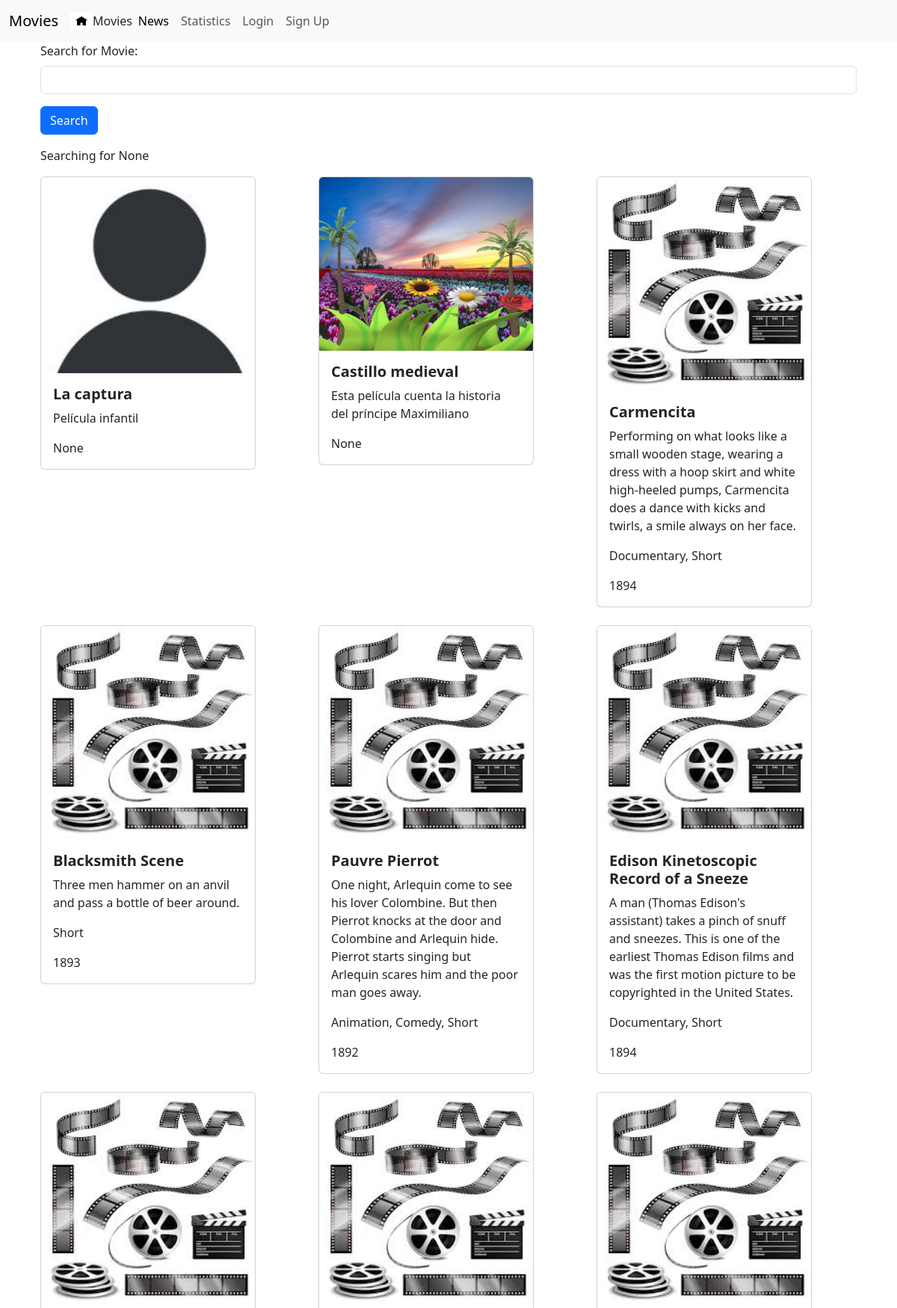
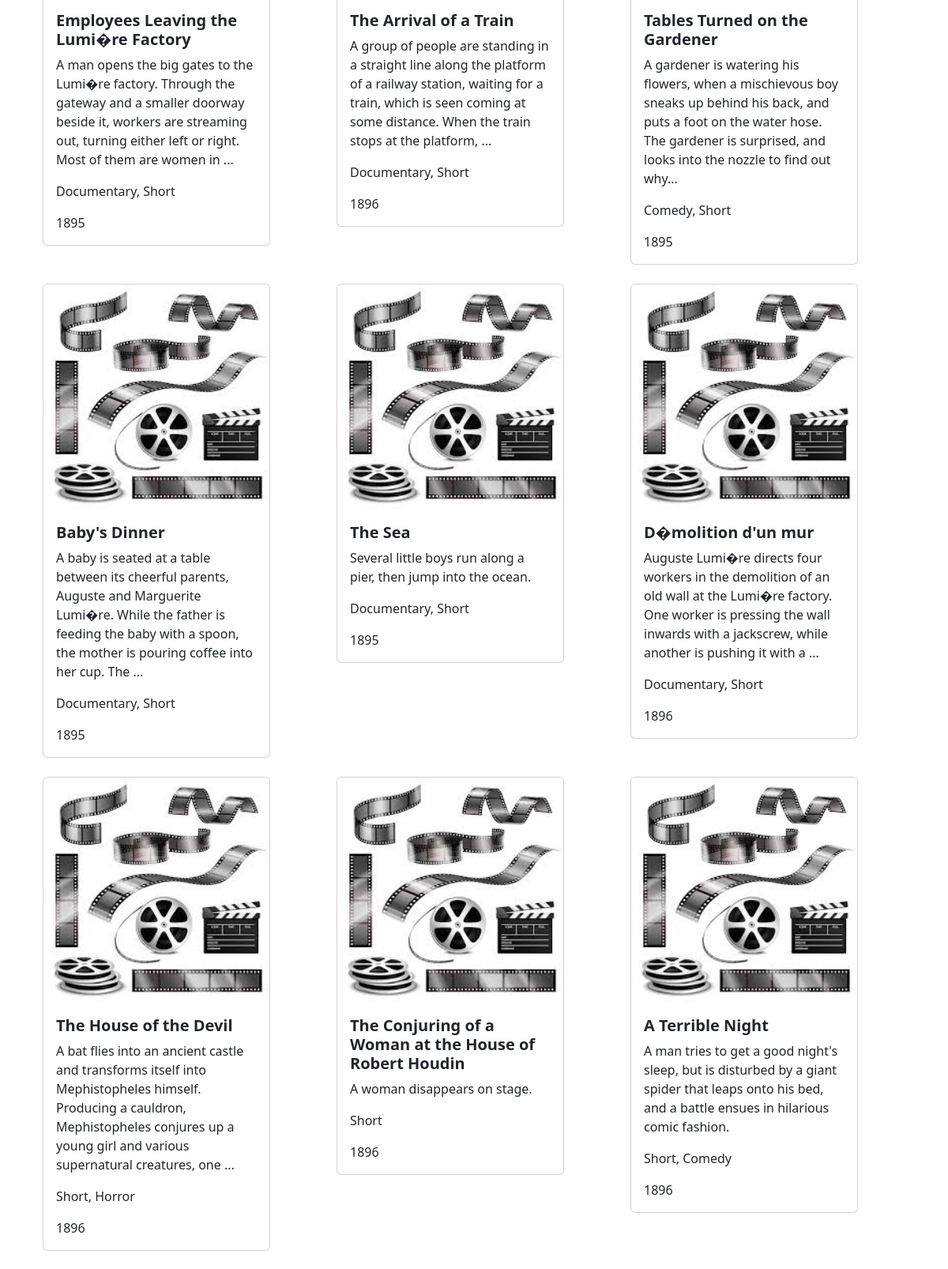
The page / (upper part) on the database its author committed (2 pictures, top to bottom).
### movie/models.py (models this page shows, shortened)
class Movie(models.Model):
    title = models.CharField(max_length=100)
    description = models.CharField(max_length=250, null=True, blank=True)
    image = models.ImageField(upload_to='movie/images/')
    url = models.URLField(blank=True)
    genre = models.CharField(blank=True, max_length=250)
    year = models.IntegerField(blank=True, null=True)

### movie/views.py (the view)
# urls.py: 2. Add a URL to urlpatterns:  path('', views.home, name='home')
def home(request):
    searchTerm = request.GET.get('searchMovie')
    if searchTerm:
        movies = Movie.objects.filter(title__icontains=searchTerm)
    else:
        movies = Movie.objects.all()
    return render(request, 'home.html', {'searchTerm':searchTerm, 'movies':movies})

### movie/templates/home.html (shortened to what this page needs)
{%extends 'base.html'%}
{%block content%}
<head>
    <link href="https://cdn.jsdelivr.net/npm/bootstrap@5.3.8/dist/css/bootstrap.min.css" rel="stylesheet">
</head>
<div class="container">
    <form action="">
        <div class="mb-3">
            <label for="searchMovie" class="form-label">
                Search for Movie:
            </label>
            <input type="text" class="form-control" name="searchMovie"/>
        </div>
        <button type="submit" class="btn btn-primary">Search</button>
    </form>
    <p>Searching for {{searchTerm}}</p>
    <div class="row row-cols-1 row-cols-md-3 g-4">
        {% for movie in movies %}
        <div v-for="movie in movies" class="col">
            <div class="card" style="width: 18rem;">
            <img src="{{movie.image.url}}" class="card-img-top" alt="...">
            <div class="card-body">
                <h5 class="card-title fw-bold">{{movie.title}}</h5>
                <p class="card-text">{{movie.description}}</p>
                <p class="card-tetx">{{movie.genre}}</p>
                <p class="card-text">{{movie.year}}</p>
            </div>
            </div>
        </div>
        {% endfor %}
    </div>
    <br/>
    <br/>
    <br/>
</div>
{% endblock content%}

### rows shown on the page
Movie: image (picture), title "La captura", description "Película infantil", year "None"
Movie: image (picture), title "Castillo medieval", description "Esta película cuenta la historia del príncipe Maximiliano", year "None"
Movie: image (placeholder picture), title "Carmencita", description "Performing on what looks like a small wooden stage, wearing a dress with a hoop skirt and white high-heeled pumps, Carmencita does a dance with kicks and twirls, a smile always on her face.", genre "Documentary, Short", year "1894"
Movie: image (placeholder picture), title "Blacksmith Scene", description "Three men hammer on an anvil and pass a bottle of beer around.", genre "Short", year "1893"
Movie: image (placeholder picture), title "Pauvre Pierrot", description "One night, Arlequin come to see his lover Colombine. But then Pierrot knocks at the door and Colombine and Arlequin hide. Pierrot starts singing but Arlequin scares him and the poor man goes away.", genre "Animation, Comedy, Short", year "1892"
Movie: image (placeholder picture), title "Edison Kinetoscopic Record of a Sneeze", description "A man (Thomas Edison's assistant) takes a pinch of snuff and sneezes. This is one of the earliest Thomas Edison films and was the first motion picture to be copyrighted in the United States.", genre "Documentary, Short", year "1894"
Movie: image (placeholder picture), title "Employees Leaving the Lumi�re Factory", description "A man opens the big gates to the Lumi�re factory. Through the gateway and a smaller doorway beside it, workers are streaming out, turning either left or right. Most of them are women in ...", genre "Documentary, Short", year "1895"
Movie: image (placeholder picture), title "The Arrival of a Train", description "A group of people are standing in a straight line along the platform of a railway station, waiting for a train, which is seen coming at some distance. When the train stops at the platform, ...", genre "Documentary, Short", year "1896"
Movie: image (placeholder picture), title "Tables Turned on the Gardener", description "A gardener is watering his flowers, when a mischievous boy sneaks up behind his back, and puts a foot on the water hose. The gardener is surprised, and looks into the nozzle to find out why...", genre "Comedy, Short", year "1895"
Movie: image (placeholder picture), title "Baby's Dinner", description "A baby is seated at a table between its cheerful parents, Auguste and Marguerite Lumi�re. While the father is feeding the baby with a spoon, the mother is pouring coffee into her cup. The ...", genre "Documentary, Short", year "1895"
Movie: image (placeholder picture), title "The Sea", description "Several little boys run along a pier, then jump into the ocean.", genre "Documentary, Short", year "1895"
Movie: image (placeholder picture), title "D�molition d'un mur", description "Auguste Lumi�re directs four workers in the demolition of an old wall at the Lumi�re factory. One worker is pressing the wall inwards with a jackscrew, while another is pushing it with a ...", genre "Documentary, Short", year "1896"
Movie: image (placeholder picture), title "The House of the Devil", description "A bat flies into an ancient castle and transforms itself into Mephistopheles himself. Producing a cauldron, Mephistopheles conjures up a young girl and various supernatural creatures, one ...", genre "Short, Horror", year "1896"
Movie: image (placeholder picture), title "The Conjuring of a Woman at the House of Robert Houdin", description "A woman disappears on stage.", genre "Short", year "1896"
Movie: image (placeholder picture), title "A Terrible Night", description "A man tries to get a good night's sleep, but is disturbed by a giant spider that leaps onto his bed, and a battle ensues in hilarious comic fashion.", genre "Short, Comedy", year "1896"

### other values the page prints
{{ searchTerm }} "None"
